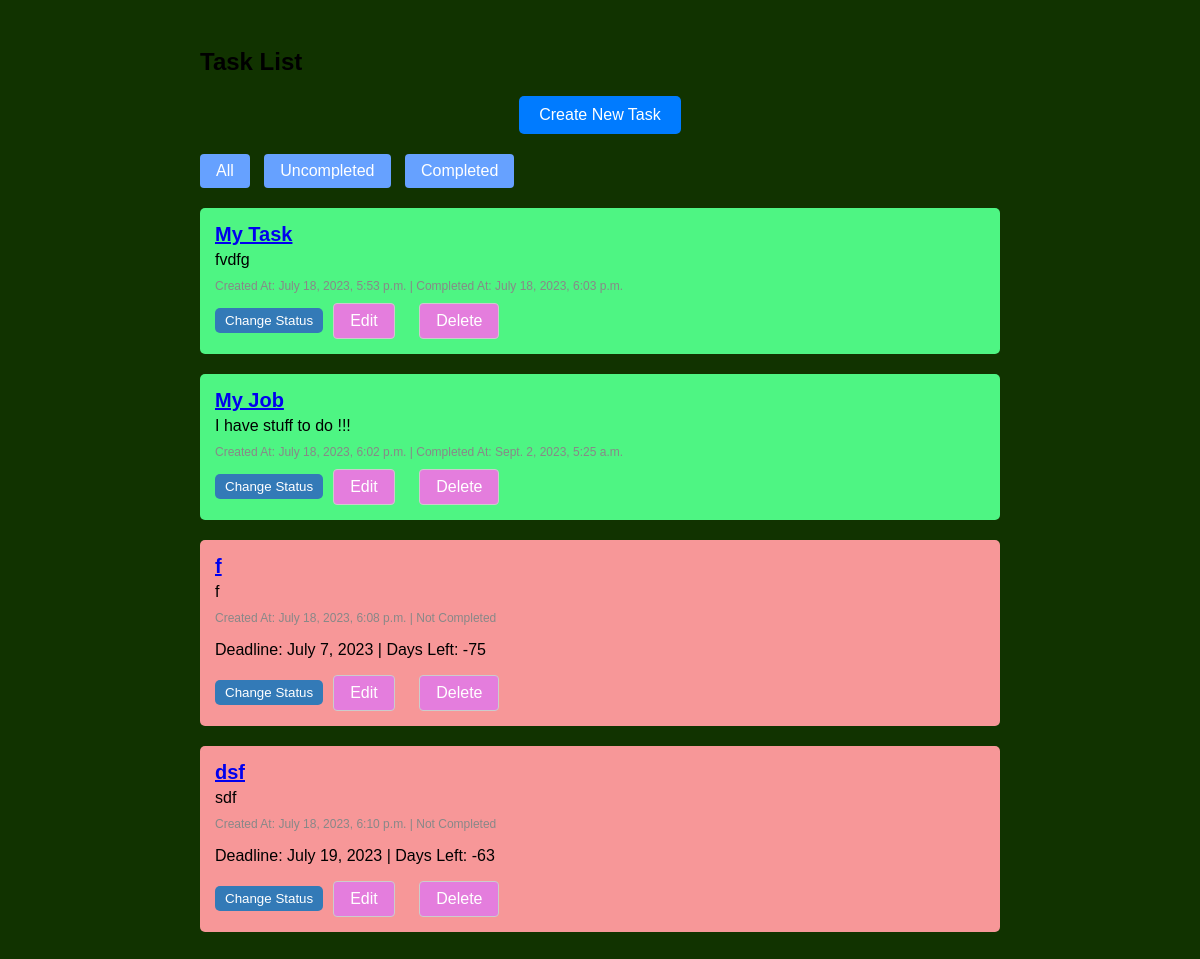
The page / on the database its author committed.
### todoapp/models.py (models this page shows, shortened)
class Task(models.Model):
    title = models.CharField(max_length=200)
    description = models.TextField()
    completed = models.BooleanField(default=False)
    created_at = models.DateTimeField(auto_now_add=True)
    completed_at = models.DateTimeField(null=True, blank=True)
    deadline = models.DateField(blank=True, null=True)

### todoapp/views.py (the view)
# urls.py: path('', TaskListView.as_view(), name='task_list'),
class TaskListView(ListView):
    model = Task
    template_name = 'task_list.html'
    context_object_name = 'tasks'
    def get_context_data(self, **kwargs):
        context = super().get_context_data(**kwargs)
        context['timezone'] = timezone
        return context
    def get_queryset(self):
        filter_param = self.request.GET.get('filter')
        if filter_param == 'uncompleted':
            queryset = Task.objects.filter(completed=False).order_by('deadline')
        elif filter_param == 'completed':
            queryset = Task.objects.filter(completed=True).order_by('-completed_at')
        else:
            queryset = Task.objects.all()
        return queryset

### todoapp/templatetags/custom_filters.py (called while the page is built)
@register.filter
def days_left(value):
    if value:
        delta = value - timezone.now().date()
        return delta.days
    return ""

### todoapp/templates/task_list.html (shortened to what this page needs)
{% extends 'base.html' %}
{% load static custom_filters %}
{% block content %}
    <h2>Task List</h2>
    <ul class="task-list">
        <div class="create-task-button">
            <a href="{% url 'task_create' %}" class="create-button">Create New Task</a>
        </div>
        <div class="filter-buttons">
            <a href="?filter=all">All</a>
            <a href="?filter=uncompleted">Uncompleted</a>
            <a href="?filter=completed">Completed</a>
        </div>
        {% for task in tasks %}
            <li class="task-item" style="background-color: {% if task.completed %}#4ef583{% else %}#f79798{% endif %}">
                <a href="{% url 'task_detail' task.id %}">
                    <h3 class="task-title">{{ task.title }}</h3>
                </a>
                <p class="task-description">{{ task.description }}</p>
                <p class="task-dates">Created At: {{ task.created_at }} | {% if task.completed %}Completed At: {{ task.completed_at }}{% else %}Not Completed{% endif %}</p>
                {% if not task.completed and task.deadline %}
                    <p class="task-deadline">Deadline: {{ task.deadline }} | Days Left: {{ task.deadline|days_left }}</p>
                {% endif %}
                <div class="task-actions">
                    <div class="left-actions">
                        <form action="{% url 'complete_task' task.id %}" method="post">
                            <button class='toggle-completion' type="submit">Change Status</button>
                        </form>
                    </div>
                    <div class="right-actions">
                        <a href="{% url 'task_update' task.id %}">Edit</a>
                        <a href="{% url 'task_delete' task.id %}">Delete</a>
                    </div>
                </div>
            </li>
        {% empty %}
            <p>No tasks available.</p>
        {% endfor %}
    </ul>
    <link rel="stylesheet" type="text/css" href="{% static 'style.css' %}">
{% endblock %}

### todoapp/templates/base.html (shortened to what this page needs)
<!DOCTYPE html>
<html>
<head>
</head>
<body>
    <div class="container">
        <div class="content">
            {% block content %}{% endblock %}
        </div>
    </div>
</body>
</html>

### todoapp/static/style.css (style rules this page uses)
.task-list { padding: 0; margin: 0; list-style: none; }
.task-item { position: relative; background-color: #f2f2f2; padding: 15px; border-radius: 5px; margin-bottom: 20px; }
.task-title { font-size: 20px; margin: 0; margin-bottom: 5px; }
.task-description { font-size: 16px; margin: 0; margin-bottom: 10px; }
.task-dates { font-size: 12px; color: #888; margin: 0; margin-bottom: 10px; }
.task-actions { display: flex; align-items: center; }
.task-actions a { color: #333; text-decoration: none; margin-left: 10px; padding: 5px 10px; background-color: #f2f2f2; border-radius: 5px; border: 1px solid #ccc; }
.task-actions .right-actions a { display: inline-block; margin-right: 10px; padding: 8px 16px; background-color: #e47ddd; color: #fff; text-decoration: none; border-radius: 4px; }
.toggle-completion { padding: 5px 10px; background-color: #337ab7; color: #fff; border: none; border-radius: 5px; cursor: pointer; }
.create-task-button { text-align: center; margin-bottom: 20px; }
.create-button { display: inline-block; padding: 10px 20px; background-color: #007bff; color: #fff; text-decoration: none; border-radius: 5px; }
.filter-buttons { margin-bottom: 20px; }
.filter-buttons a { display: inline-block; margin-right: 10px; padding: 8px 16px; background-color: #66a1ff; color: #fff; text-decoration: none; border-radius: 4px; }

### todoapp/templates/base.html (style rules this page uses)
body { font-family: Arial, sans-serif; background-color: ; background-color: #113300; }
.container { max-width: 800px; margin: 0 auto; padding: 20px; }

### rows shown on the page
Task: title "My Task", description "fvdfg", created_at "July 18, 2023, 5:53 p.m.", completed_at "July 18, 2023, 6:03 p.m."
Task: title "My Job", description "I have stuff to do !!!", created_at "July 18, 2023, 6:02 p.m.", completed_at "Sept. 2, 2023, 5:25 a.m."
Task: title "f", description "f", created_at "July 18, 2023, 6:08 p.m.", completed "Not Completed", deadline "July 7, 2023", deadline|days_left "-75"
Task: title "dsf", description "sdf", created_at "July 18, 2023, 6:10 p.m.", completed "Not Completed", deadline "July 19, 2023", deadline|days_left "-63"
